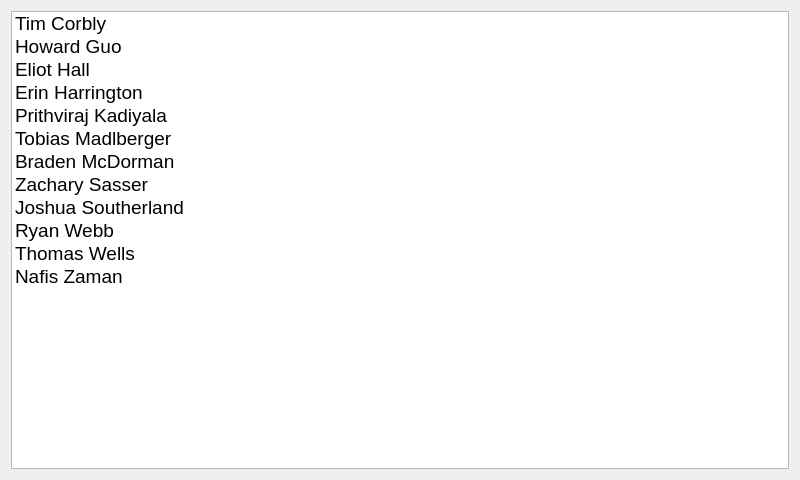
<?xml version="1.0" encoding="UTF-8"?>
<ui version="4.0">
 <class>DeveloperListWidget</class>
 <widget class="QWidget" name="DeveloperListWidget">
  <property name="geometry">
   <rect>
    <x>0</x>
    <y>0</y>
    <width>800</width>
    <height>480</height>
   </rect>
  </property>
  <property name="windowTitle">
   <string>Developer List</string>
  </property>
  <layout class="QVBoxLayout" name="verticalLayout_3">
   <item>
    <layout class="QHBoxLayout" name="horizontalLayout_2">
     <item>
      <widget class="QListWidget" name="listWidget">
       <property name="font">
        <font>
         <pointsize>14</pointsize>
         <underline>false</underline>
        </font>
       </property>
       <property name="flow">
        <enum>QListView::TopToBottom</enum>
       </property>
       <property name="spacing">
        <number>5</number>
       </property>
       <property name="uniformItemSizes">
        <bool>false</bool>
       </property>
       <property name="wordWrap">
        <bool>false</bool>
       </property>
       <property name="sortingEnabled">
        <bool>false</bool>
       </property>
       <item>
        <property name="text">
         <string>Tim Corbly</string>
        </property>
       </item>
       <item>
        <property name="text">
         <string>Howard Guo</string>
        </property>
       </item>
       <item>
        <property name="text">
         <string>Eliot Hall</string>
        </property>
       </item>
       <item>
        <property name="text">
         <string>Erin Harrington</string>
        </property>
       </item>
       <item>
        <property name="text">
         <string>Prithviraj Kadiyala</string>
        </property>
       </item>
       <item>
        <property name="text">
         <string>Tobias Madlberger</string>
        </property>
       </item>
       <item>
        <property name="text">
         <string>Braden McDorman</string>
        </property>
       </item>
       <item>
        <property name="text">
         <string>Zachary Sasser</string>
        </property>
       </item>
       <item>
        <property name="text">
         <string>Joshua Southerland</string>
        </property>
       </item>
       <item>
        <property name="text">
         <string>Ryan Webb</string>
        </property>
       </item>
       <item>
        <property name="text">
         <string>Thomas Wells</string>
        </property>
       </item>
       <item>
        <property name="text">
         <string>Nafis Zaman</string>
        </property>
       </item>
      </widget>
     </item>
    </layout>
   </item>
  </layout>
 </widget>
 <resources/>
 <connections/>
</ui>
